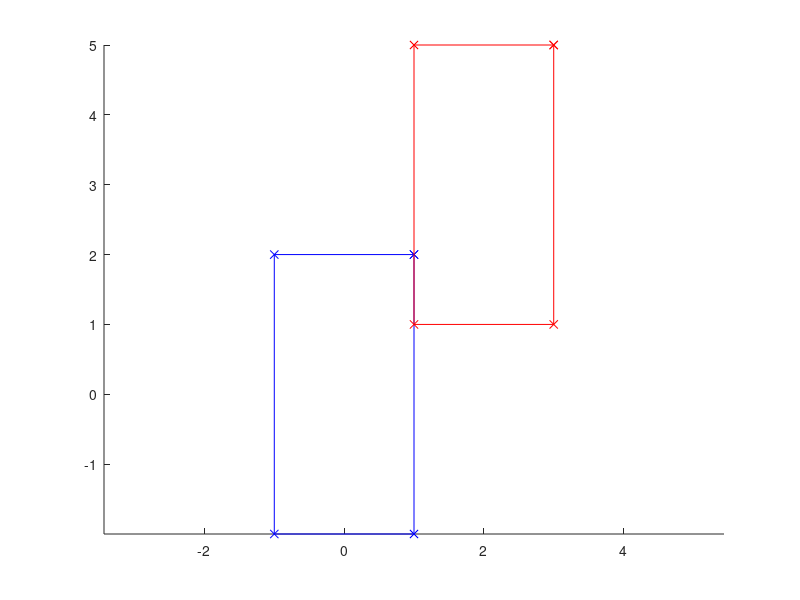

Write the MATLAB code that produced this figure.
4.7
hold off
clf()
hold on
axis equal
clear

rect = [1 -1 -1 1 1; 2 2 -2 -2 2; 1 1 1 1 1];
translate = [1 0 2; 0 1 3; 0 0 1];
rect_transform = translate * rect;

% plot rectangle
plot(rect(1, :), rect(2, :), 'bx-')
plot(rect_transform(1, :), rect_transform(2, :), 'rx-')